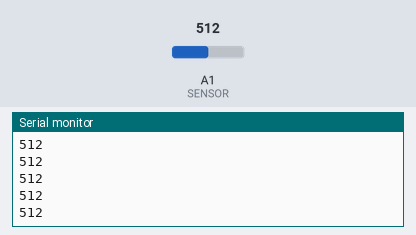
This sketch was run on a simulated Arduino Uno, built with avr-gcc and run on an emulated ATmega328P. On the bench: the last lines printed to the serial monitor. The test bench sets the inputs (shaded band); at power-on: A1 (SENSOR) = 512.

Above: at 1.2 s.
1.3 s: A1 (SENSOR) set to 716
At 1.31 s:
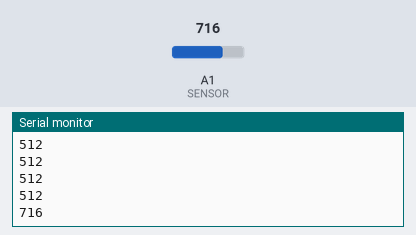
2.8 s: A1 (SENSOR) set to 900
At 2.81 s:
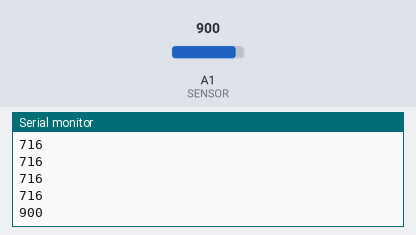
Timing chart, 0 to 5.8 s (numbered marks = the images above; inputs shaded):
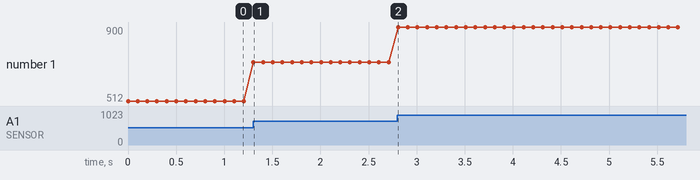

The sketch:

sketch_jan18a.ino
```cpp
int SENSOR =A1;
int value = 0;


void setup() {
  // put your setup code here, to run once:
Serial.begin(9600);
}

void loop() {
  // put your main code here, to run repeatedly:
value = analogRead(SENSOR);
Serial.println(value);
delay(100);

}
```

Measured:
- after the input at 1.3 s, the serial monitor: prints a new line at once (image 1)
- after the input at 2.8 s, the serial monitor: prints a new line at once (image 2)
- plotted number 1: 512 → 716 after the input at 1.3 s, 716 → 900 after the input at 2.8 s
